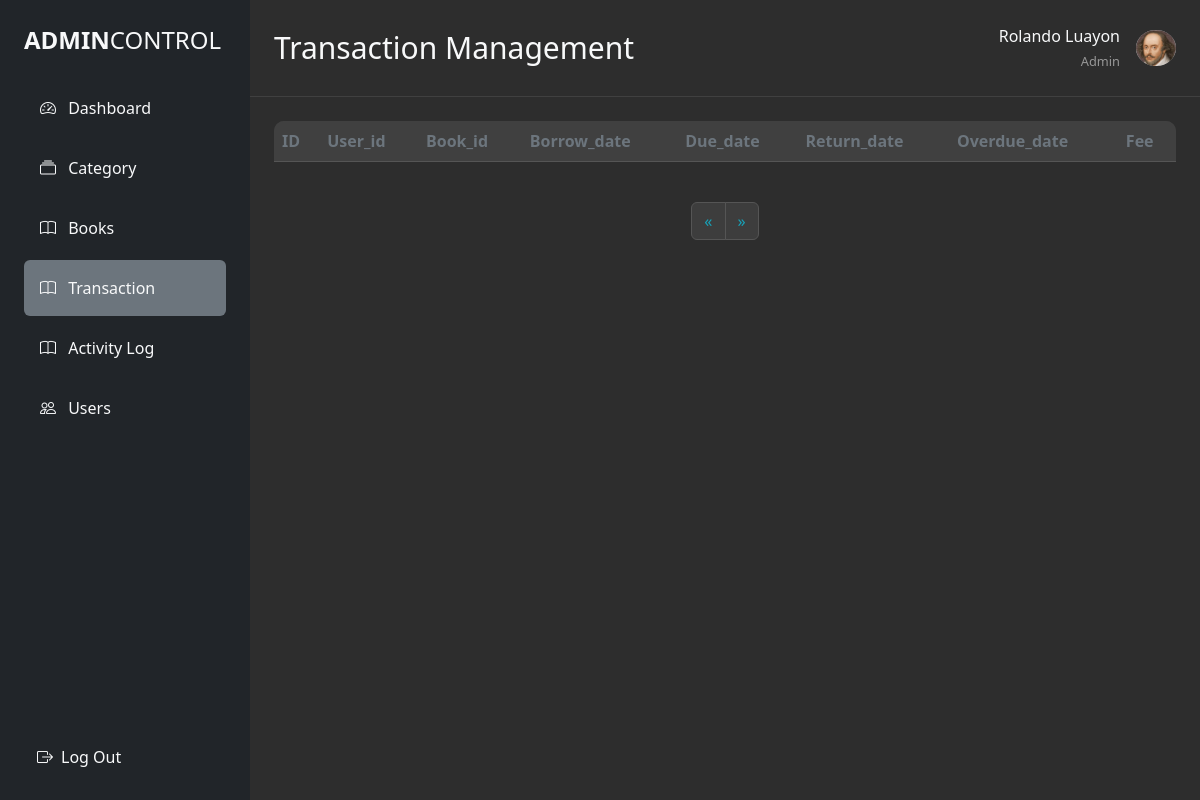
Before: /admin/transaction.php (signed in) with the older database file.
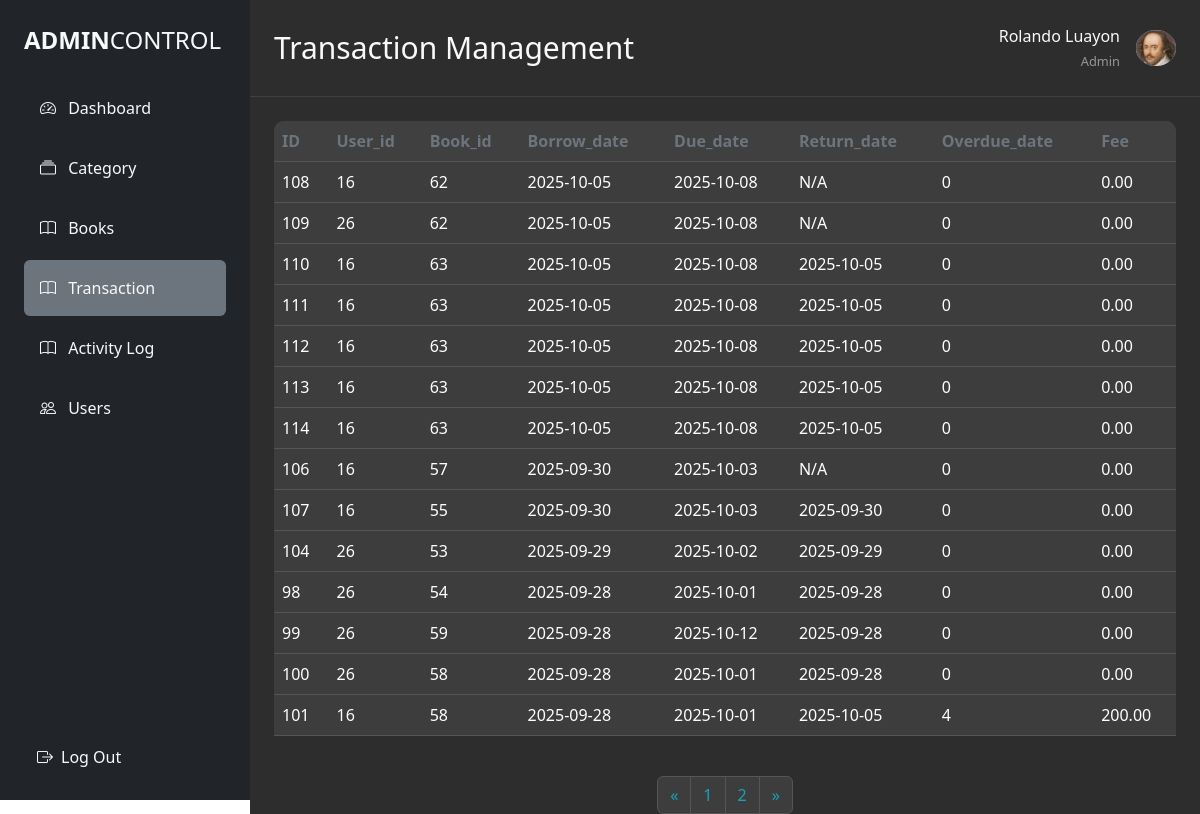
After: the same page with the newer database file.
### tables this page shows
CREATE TABLE `transactions` (
  `transaction_id` int(11) NOT NULL,
  `user_id` int(11) DEFAULT NULL,
  `book_id` int(11) DEFAULT NULL,
  `borrow_date` date NOT NULL DEFAULT curdate(),
  `due_date` date NOT NULL,
  `return_date` date DEFAULT NULL,
  `overdue_days` int(11) DEFAULT 0,
  `fee` decimal(10,2) DEFAULT 0.00
);

### admin/backend/BookController.php (called while the page is built, shortened)
<?php
class Database
{
    private $host = "localhost";
    private $db   = "it6_LMS";
    private $user = "root";
    private $pass = "";
    public function __construct()
    {
        try {
            $dsn = "mysql:host={$this->host};dbname={$this->db};charset=utf8";
            $this->pdo = new PDO($dsn, $this->user, $this->pass);
        } catch (PDOException $e) {
            die("Database Connection Failed: " . $e->getMessage());
        }
    }
}

### admin/backend/transactionControll.php (called while the page is built, shortened)
<?php
class Library
{
  private $conn;
  public function __construct($db)
  {
    $this->conn = $db;
  }
  public function countTransactions()
  {
    $stmt = $this->conn->query("SELECT COUNT(*) as total FROM transactions");
    return (int) $stmt->fetch(PDO::FETCH_ASSOC)['total'];
  }
  public function getTransactions($limit, $offset)
  {
    $stmt = $this->conn->prepare("
        SELECT
            t.transaction_id,
            t.user_id,
            t.book_id,
            t.borrow_date,
            t.due_date,
            t.return_date,
            t.overdue_days,
            t.fee
        FROM transactions t
        ORDER BY t.borrow_date DESC
        LIMIT :limit OFFSET :offset
    ");
    $stmt->bindValue(':limit', (int)$limit, PDO::PARAM_INT);
    $stmt->bindValue(':offset', (int)$offset, PDO::PARAM_INT);
    $stmt->execute();
    return $stmt->fetchAll(PDO::FETCH_ASSOC);
  }
}

### admin/transaction.php (the view, shortened to what the changed rows need)
<?php
require '../admin/backend/BookController.php';
require '../admin/backend/transactionControll.php';
$db = new Database();
$library = new Library($db->pdo);
$limit = 14;
$page = isset($_GET['page']) ? (int)$_GET['page'] : 1;
$offset = ($page - 1) * $limit;
$totalusers = $library->countTransactions();
$totalPages = ceil($totalusers / $limit);
$users = $library->getTransactions($limit, $offset);
?>
<!DOCTYPE html>
<html lang="en">
<head>
  <link rel="stylesheet" href="../admin/style.css" />
  <script src="https://cdn.tailwindcss.com"></script>
  <link href="https://cdn.jsdelivr.net/npm/bootstrap@5.3.8/dist/css/bootstrap.min.css" rel="stylesheet">
  <link href="https://cdn.jsdelivr.net/npm/bootstrap-icons@1.10.0/font/bootstrap-icons.css" rel="stylesheet">
</head>
<body>
  <div class="d-flex min-vh-100">
    <div class="main-content flex-grow-1">
      <div class="d-flex justify-content-between align-items-center p-4 header-border">
        <div class="d-flex align-items-center">
          <h2 class="text-light mb-0 text-3xl">Transaction Management</h2>
        </div>
      </div>
      <div class="table-responsive m-4" style="border-radius: 10px;">
        <table class="table table-dark table-hover align-middle">
          <thead>
            <tr>
              <th scope="col">ID</th>
              <th scope="col">User_id</th>
              <th scope="col">Book_id</th>
              <th scope="col">Borrow_date</th>
              <th scope="col">Due_date</th>
              <th scope="col">Return_date</th>
              <th scope="col">Overdue_date</th>
              <th scope="col">Fee</th>
            </tr>
          </thead>
          <tbody>
            <?php foreach ($library->getTransactions($limit, $offset) as $row): ?>
              <tr>
                <td><?= htmlspecialchars($row['transaction_id']) ?></td>
                <td><?= htmlspecialchars($row['user_id']) ?></td>
                <td><?= htmlspecialchars($row['book_id']) ?></td>
                <td><?= htmlspecialchars($row['borrow_date']) ?></td>
                <td><?= htmlspecialchars($row['due_date'] ?? 'N/A') ?></td>
                <td><?= htmlspecialchars($row['return_date'] ?? 'N/A') ?></td>
                <td><?= htmlspecialchars($row['overdue_days']) ?></td>
                <td><?= htmlspecialchars($row['fee']) ?></td>
              </tr>
            <?php endforeach; ?>
          </tbody>
        </table>
      </div>
      <div class="d-flex justify-content-center mt-4">
        <nav aria-label="Book pagination">
          <ul class="pagination">
            <?php for ($i = 1; $i <= $totalPages; $i++): ?>
              <li class="page-item <?php if ($i == $page) echo 'active'; ?>">
                <a class="page-link" href="?page=<?php echo $i; ?>"><?php echo $i; ?></a>
              </li>
            <?php endfor; ?>
          </ul>
        </nav>
      </div>
</body>
</html>

Changed rows visible on the page:
added transactions: transaction_id "108", user "16", book "62", borrow_date "2025-10-05", due_date "2025-10-08", return_date "N/A", overdue_days "0", fee "0.00"
added transactions: transaction_id "109", user "26", book "62", borrow_date "2025-10-05", due_date "2025-10-08", return_date "N/A", overdue_days "0", fee "0.00"
added transactions: transaction_id "110", user "16", book "63", borrow_date "2025-10-05", due_date "2025-10-08", return_date "2025-10-05", overdue_days "0", fee "0.00"
added transactions: transaction_id "111", user "16", book "63", borrow_date "2025-10-05", due_date "2025-10-08", return_date "2025-10-05", overdue_days "0", fee "0.00"
added transactions: transaction_id "112", user "16", book "63", borrow_date "2025-10-05", due_date "2025-10-08", return_date "2025-10-05", overdue_days "0", fee "0.00"
added transactions: transaction_id "113", user "16", book "63", borrow_date "2025-10-05", due_date "2025-10-08", return_date "2025-10-05", overdue_days "0", fee "0.00"
added transactions: transaction_id "114", user "16", book "63", borrow_date "2025-10-05", due_date "2025-10-08", return_date "2025-10-05", overdue_days "0", fee "0.00"
added transactions: transaction_id "106", user "16", book "57", borrow_date "2025-09-30", due_date "2025-10-03", return_date "N/A", overdue_days "0", fee "0.00"
added transactions: transaction_id "107", user "16", book "55", borrow_date "2025-09-30", due_date "2025-10-03", return_date "2025-09-30", overdue_days "0", fee "0.00"
added transactions: transaction_id "104", user "26", book "53", borrow_date "2025-09-29", due_date "2025-10-02", return_date "2025-09-29", overdue_days "0", fee "0.00"
added transactions: transaction_id "98", user "26", book "54", borrow_date "2025-09-28", due_date "2025-10-01", return_date "2025-09-28", overdue_days "0", fee "0.00"
added transactions: transaction_id "99", user "26", book "59", borrow_date "2025-09-28", due_date "2025-10-12", return_date "2025-09-28", overdue_days "0", fee "0.00"
added transactions: transaction_id "100", user "26", book "58", borrow_date "2025-09-28", due_date "2025-10-01", return_date "2025-09-28", overdue_days "0", fee "0.00"
added transactions: transaction_id "101", user "16", book "58", borrow_date "2025-09-28", due_date "2025-10-01", return_date "2025-10-05", overdue_days "4", fee "200.00"
Other visible differences:
new list line: "1"
new list line: "2"
